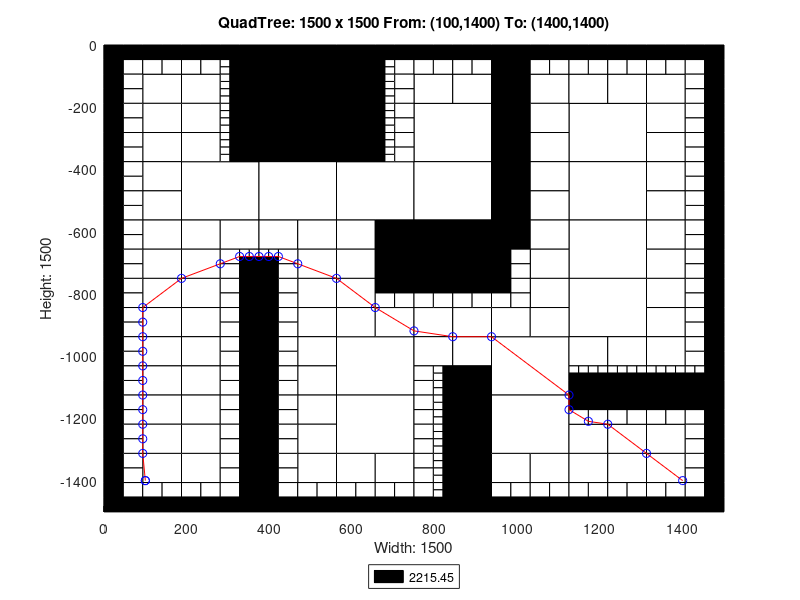

Here is the MATLAB script that generated this plot:
axis([0 1500 -1500 0]);
title('QuadTree: 1500 x 1500 From: (100,1400) To: (1400,1400)');
xlabel('Width: 1500');
ylabel('Height: 1500');
rectangle('Position',[375 -187.5 187.5 187.5], 'FaceColor',[0 0 0]);
rectangle('Position',[375 -375 187.5 187.5], 'FaceColor',[0 0 0]);
rectangle('Position',[187.5 -562.5 187.5 187.5], 'FaceColor',[1 1 1]);
rectangle('Position',[375 -562.5 187.5 187.5], 'FaceColor',[1 1 1]);
rectangle('Position',[562.5 -562.5 187.5 187.5], 'FaceColor',[1 1 1]);
rectangle('Position',[750 -375 187.5 187.5], 'FaceColor',[1 1 1]);
rectangle('Position',[1125 -375 187.5 187.5], 'FaceColor',[1 1 1]);
rectangle('Position',[750 -562.5 187.5 187.5], 'FaceColor',[1 1 1]);
rectangle('Position',[750 -750 187.5 187.5], 'FaceColor',[0 0 0]);
rectangle('Position',[1125 -562.5 187.5 187.5], 'FaceColor',[1 1 1]);
rectangle('Position',[1125 -750 187.5 187.5], 'FaceColor',[1 1 1]);
rectangle('Position',[562.5 -1125 187.5 187.5], 'FaceColor',[1 1 1]);
rectangle('Position',[562.5 -1312.5 187.5 187.5], 'FaceColor',[1 1 1]);
rectangle('Position',[937.5 -1125 187.5 187.5], 'FaceColor',[1 1 1]);
rectangle('Position',[1125 -937.5 187.5 187.5], 'FaceColor',[1 1 1]);
rectangle('Position',[937.5 -1312.5 187.5 187.5], 'FaceColor',[1 1 1]);
rectangle('Position',[93.75 -187.5 93.75 93.75], 'FaceColor',[1 1 1]);
rectangle('Position',[187.5 -187.5 93.75 93.75], 'FaceColor',[1 1 1]);
rectangle('Position',[93.75 -281.25 93.75 93.75], 'FaceColor',[1 1 1]);
rectangle('Position',[93.75 -375 93.75 93.75], 'FaceColor',[1 1 1]);
rectangle('Position',[187.5 -281.25 93.75 93.75], 'FaceColor',[1 1 1]);
rectangle('Position',[187.5 -375 93.75 93.75], 'FaceColor',[1 1 1]);
rectangle('Position',[562.5 -93.75 93.75 93.75], 'FaceColor',[0 0 0]);
rectangle('Position',[562.5 -187.5 93.75 93.75], 'FaceColor',[0 0 0]);
rectangle('Position',[562.5 -281.25 93.75 93.75], 'FaceColor',[0 0 0]);
rectangle('Position',[562.5 -375 93.75 93.75], 'FaceColor',[0 0 0]);
rectangle('Position',[93.75 -468.75 93.75 93.75], 'FaceColor',[1 1 1]);
rectangle('Position',[93.75 -562.5 93.75 93.75], 'FaceColor',[1 1 1]);
rectangle('Position',[93.75 -656.25 93.75 93.75], 'FaceColor',[1 1 1]);
rectangle('Position',[93.75 -750 93.75 93.75], 'FaceColor',[1 1 1]);
rectangle('Position',[187.5 -656.25 93.75 93.75], 'FaceColor',[1 1 1]);
rectangle('Position',[281.25 -656.25 93.75 93.75], 'FaceColor',[1 1 1]);
rectangle('Position',[187.5 -750 93.75 93.75], 'FaceColor',[1 1 1]);
rectangle('Position',[375 -656.25 93.75 93.75], 'FaceColor',[1 1 1]);
rectangle('Position',[468.75 -656.25 93.75 93.75], 'FaceColor',[1 1 1]);
rectangle('Position',[468.75 -750 93.75 93.75], 'FaceColor',[1 1 1]);
rectangle('Position',[562.5 -656.25 93.75 93.75], 'FaceColor',[1 1 1]);
rectangle('Position',[656.25 -656.25 93.75 93.75], 'FaceColor',[0 0 0]);
rectangle('Position',[562.5 -750 93.75 93.75], 'FaceColor',[1 1 1]);
rectangle('Position',[656.25 -750 93.75 93.75], 'FaceColor',[0 0 0]);
rectangle('Position',[750 -187.5 93.75 93.75], 'FaceColor',[1 1 1]);
rectangle('Position',[843.75 -187.5 93.75 93.75], 'FaceColor',[1 1 1]);
rectangle('Position',[937.5 -93.75 93.75 93.75], 'FaceColor',[0 0 0]);
rectangle('Position',[937.5 -187.5 93.75 93.75], 'FaceColor',[0 0 0]);
rectangle('Position',[1031.25 -187.5 93.75 93.75], 'FaceColor',[1 1 1]);
rectangle('Position',[937.5 -281.25 93.75 93.75], 'FaceColor',[0 0 0]);
rectangle('Position',[1031.25 -281.25 93.75 93.75], 'FaceColor',[1 1 1]);
rectangle('Position',[937.5 -375 93.75 93.75], 'FaceColor',[0 0 0]);
rectangle('Position',[1031.25 -375 93.75 93.75], 'FaceColor',[1 1 1]);
rectangle('Position',[1125 -187.5 93.75 93.75], 'FaceColor',[1 1 1]);
rectangle('Position',[1218.75 -187.5 93.75 93.75], 'FaceColor',[1 1 1]);
rectangle('Position',[1312.5 -187.5 93.75 93.75], 'FaceColor',[1 1 1]);
rectangle('Position',[1312.5 -281.25 93.75 93.75], 'FaceColor',[1 1 1]);
rectangle('Position',[1312.5 -375 93.75 93.75], 'FaceColor',[1 1 1]);
rectangle('Position',[937.5 -468.75 93.75 93.75], 'FaceColor',[0 0 0]);
rectangle('Position',[1031.25 -468.75 93.75 93.75], 'FaceColor',[1 1 1]);
rectangle('Position',[937.5 -562.5 93.75 93.75], 'FaceColor',[0 0 0]);
rectangle('Position',[1031.25 -562.5 93.75 93.75], 'FaceColor',[1 1 1]);
rectangle('Position',[937.5 -656.25 93.75 93.75], 'FaceColor',[0 0 0]);
rectangle('Position',[1031.25 -656.25 93.75 93.75], 'FaceColor',[1 1 1]);
rectangle('Position',[1031.25 -750 93.75 93.75], 'FaceColor',[1 1 1]);
rectangle('Position',[1312.5 -468.75 93.75 93.75], 'FaceColor',[1 1 1]);
rectangle('Position',[1312.5 -562.5 93.75 93.75], 'FaceColor',[1 1 1]);
rectangle('Position',[1312.5 -656.25 93.75 93.75], 'FaceColor',[1 1 1]);
rectangle('Position',[1312.5 -750 93.75 93.75], 'FaceColor',[1 1 1]);
rectangle('Position',[93.75 -843.75 93.75 93.75], 'FaceColor',[1 1 1]);
rectangle('Position',[93.75 -937.5 93.75 93.75], 'FaceColor',[1 1 1]);
rectangle('Position',[187.5 -843.75 93.75 93.75], 'FaceColor',[1 1 1]);
rectangle('Position',[187.5 -937.5 93.75 93.75], 'FaceColor',[1 1 1]);
rectangle('Position',[93.75 -1031.25 93.75 93.75], 'FaceColor',[1 1 1]);
rectangle('Position',[93.75 -1125 93.75 93.75], 'FaceColor',[1 1 1]);
rectangle('Position',[187.5 -1031.25 93.75 93.75], 'FaceColor',[1 1 1]);
rectangle('Position',[187.5 -1125 93.75 93.75], 'FaceColor',[1 1 1]);
rectangle('Position',[468.75 -843.75 93.75 93.75], 'FaceColor',[1 1 1]);
rectangle('Position',[468.75 -937.5 93.75 93.75], 'FaceColor',[1 1 1]);
rectangle('Position',[562.5 -843.75 93.75 93.75], 'FaceColor',[1 1 1]);
rectangle('Position',[562.5 -937.5 93.75 93.75], 'FaceColor',[1 1 1]);
rectangle('Position',[656.25 -937.5 93.75 93.75], 'FaceColor',[1 1 1]);
rectangle('Position',[468.75 -1031.25 93.75 93.75], 'FaceColor',[1 1 1]);
rectangle('Position',[468.75 -1125 93.75 93.75], 'FaceColor',[1 1 1]);
rectangle('Position',[93.75 -1218.75 93.75 93.75], 'FaceColor',[1 1 1]);
rectangle('Position',[93.75 -1312.5 93.75 93.75], 'FaceColor',[1 1 1]);
rectangle('Position',[187.5 -1218.75 93.75 93.75], 'FaceColor',[1 1 1]);
rectangle('Position',[187.5 -1312.5 93.75 93.75], 'FaceColor',[1 1 1]);
rectangle('Position',[93.75 -1406.25 93.75 93.75], 'FaceColor',[1 1 1]);
rectangle('Position',[187.5 -1406.25 93.75 93.75], 'FaceColor',[1 1 1]);
rectangle('Position',[468.75 -1218.75 93.75 93.75], 'FaceColor',[1 1 1]);
rectangle('Position',[468.75 -1312.5 93.75 93.75], 'FaceColor',[1 1 1]);
rectangle('Position',[468.75 -1406.25 93.75 93.75], 'FaceColor',[1 1 1]);
rectangle('Position',[562.5 -1406.25 93.75 93.75], 'FaceColor',[1 1 1]);
rectangle('Position',[656.25 -1406.25 93.75 93.75], 'FaceColor',[1 1 1]);
rectangle('Position',[750 -937.5 93.75 93.75], 'FaceColor',[1 1 1]);
rectangle('Position',[843.75 -937.5 93.75 93.75], 'FaceColor',[1 1 1]);
rectangle('Position',[1031.25 -843.75 93.75 93.75], 'FaceColor',[1 1 1]);
rectangle('Position',[937.5 -937.5 93.75 93.75], 'FaceColor',[1 1 1]);
rectangle('Position',[1031.25 -937.5 93.75 93.75], 'FaceColor',[1 1 1]);
rectangle('Position',[750 -1031.25 93.75 93.75], 'FaceColor',[1 1 1]);
rectangle('Position',[843.75 -1031.25 93.75 93.75], 'FaceColor',[1 1 1]);
rectangle('Position',[843.75 -1125 93.75 93.75], 'FaceColor',[0 0 0]);
rectangle('Position',[1312.5 -843.75 93.75 93.75], 'FaceColor',[1 1 1]);
rectangle('Position',[1312.5 -937.5 93.75 93.75], 'FaceColor',[1 1 1]);
rectangle('Position',[1125 -1031.25 93.75 93.75], 'FaceColor',[1 1 1]);
rectangle('Position',[1218.75 -1031.25 93.75 93.75], 'FaceColor',[1 1 1]);
rectangle('Position',[1312.5 -1031.25 93.75 93.75], 'FaceColor',[1 1 1]);
rectangle('Position',[843.75 -1218.75 93.75 93.75], 'FaceColor',[0 0 0]);
rectangle('Position',[843.75 -1312.5 93.75 93.75], 'FaceColor',[0 0 0]);
rectangle('Position',[843.75 -1406.25 93.75 93.75], 'FaceColor',[0 0 0]);
rectangle('Position',[843.75 -1500 93.75 93.75], 'FaceColor',[0 0 0]);
rectangle('Position',[937.5 -1406.25 93.75 93.75], 'FaceColor',[1 1 1]);
rectangle('Position',[1031.25 -1406.25 93.75 93.75], 'FaceColor',[1 1 1]);
rectangle('Position',[1125 -1312.5 93.75 93.75], 'FaceColor',[1 1 1]);
rectangle('Position',[1218.75 -1312.5 93.75 93.75], 'FaceColor',[1 1 1]);
rectangle('Position',[1312.5 -1312.5 93.75 93.75], 'FaceColor',[1 1 1]);
rectangle('Position',[1125 -1406.25 93.75 93.75], 'FaceColor',[1 1 1]);
rectangle('Position',[1218.75 -1406.25 93.75 93.75], 'FaceColor',[1 1 1]);
rectangle('Position',[1312.5 -1406.25 93.75 93.75], 'FaceColor',[1 1 1]);
rectangle('Position',[0 -46.875 46.875 46.875], 'FaceColor',[0 0 0]);
rectangle('Position',[46.875 -46.875 46.875 46.875], 'FaceColor',[0 0 0]);
rectangle('Position',[0 -93.75 46.875 46.875], 'FaceColor',[0 0 0]);
rectangle('Position',[46.875 -93.75 46.875 46.875], 'FaceColor',[1 1 1]);
rectangle('Position',[93.75 -46.875 46.875 46.875], 'FaceColor',[0 0 0]);
rectangle('Position',[140.625 -46.875 46.875 46.875], 'FaceColor',[0 0 0]);
rectangle('Position',[93.75 -93.75 46.875 46.875], 'FaceColor',[1 1 1]);
rectangle('Position',[140.625 -93.75 46.875 46.875], 'FaceColor',[1 1 1]);
rectangle('Position',[0 -140.625 46.875 46.875], 'FaceColor',[0 0 0]);
rectangle('Position',[46.875 -140.625 46.875 46.875], 'FaceColor',[1 1 1]);
rectangle('Position',[0 -187.5 46.875 46.875], 'FaceColor',[0 0 0]);
rectangle('Position',[46.875 -187.5 46.875 46.875], 'FaceColor',[1 1 1]);
rectangle('Position',[187.5 -46.875 46.875 46.875], 'FaceColor',[0 0 0]);
rectangle('Position',[234.375 -46.875 46.875 46.875], 'FaceColor',[0 0 0]);
rectangle('Position',[187.5 -93.75 46.875 46.875], 'FaceColor',[1 1 1]);
rectangle('Position',[234.375 -93.75 46.875 46.875], 'FaceColor',[1 1 1]);
rectangle('Position',[281.25 -46.875 46.875 46.875], 'FaceColor',[0 0 0]);
rectangle('Position',[328.125 -46.875 46.875 46.875], 'FaceColor',[0 0 0]);
rectangle('Position',[328.125 -93.75 46.875 46.875], 'FaceColor',[0 0 0]);
rectangle('Position',[328.125 -140.625 46.875 46.875], 'FaceColor',[0 0 0]);
rectangle('Position',[328.125 -187.5 46.875 46.875], 'FaceColor',[0 0 0]);
rectangle('Position',[0 -234.375 46.875 46.875], 'FaceColor',[0 0 0]);
rectangle('Position',[46.875 -234.375 46.875 46.875], 'FaceColor',[1 1 1]);
rectangle('Position',[0 -281.25 46.875 46.875], 'FaceColor',[0 0 0]);
rectangle('Position',[46.875 -281.25 46.875 46.875], 'FaceColor',[1 1 1]);
rectangle('Position',[0 -328.125 46.875 46.875], 'FaceColor',[0 0 0]);
rectangle('Position',[46.875 -328.125 46.875 46.875], 'FaceColor',[1 1 1]);
rectangle('Position',[0 -375 46.875 46.875], 'FaceColor',[0 0 0]);
rectangle('Position',[46.875 -375 46.875 46.875], 'FaceColor',[1 1 1]);
rectangle('Position',[328.125 -234.375 46.875 46.875], 'FaceColor',[0 0 0]);
rectangle('Position',[328.125 -281.25 46.875 46.875], 'FaceColor',[0 0 0]);
rectangle('Position',[328.125 -328.125 46.875 46.875], 'FaceColor',[0 0 0]);
rectangle('Position',[328.125 -375 46.875 46.875], 'FaceColor',[0 0 0]);
rectangle('Position',[656.25 -46.875 46.875 46.875], 'FaceColor',[0 0 0]);
rectangle('Position',[703.125 -46.875 46.875 46.875], 'FaceColor',[0 0 0]);
rectangle('Position',[703.125 -93.75 46.875 46.875], 'FaceColor',[1 1 1]);
rectangle('Position',[703.125 -140.625 46.875 46.875], 'FaceColor',[1 1 1]);
rectangle('Position',[703.125 -187.5 46.875 46.875], 'FaceColor',[1 1 1]);
rectangle('Position',[703.125 -234.375 46.875 46.875], 'FaceColor',[1 1 1]);
rectangle('Position',[703.125 -281.25 46.875 46.875], 'FaceColor',[1 1 1]);
rectangle('Position',[703.125 -328.125 46.875 46.875], 'FaceColor',[1 1 1]);
rectangle('Position',[703.125 -375 46.875 46.875], 'FaceColor',[1 1 1]);
rectangle('Position',[0 -421.875 46.875 46.875], 'FaceColor',[0 0 0]);
rectangle('Position',[46.875 -421.875 46.875 46.875], 'FaceColor',[1 1 1]);
rectangle('Position',[0 -468.75 46.875 46.875], 'FaceColor',[0 0 0]);
rectangle('Position',[46.875 -468.75 46.875 46.875], 'FaceColor',[1 1 1]);
rectangle('Position',[0 -515.625 46.875 46.875], 'FaceColor',[0 0 0]);
rectangle('Position',[46.875 -515.625 46.875 46.875], 'FaceColor',[1 1 1]);
rectangle('Position',[0 -562.5 46.875 46.875], 'FaceColor',[0 0 0]);
rectangle('Position',[46.875 -562.5 46.875 46.875], 'FaceColor',[1 1 1]);
rectangle('Position',[0 -609.375 46.875 46.875], 'FaceColor',[0 0 0]);
rectangle('Position',[46.875 -609.375 46.875 46.875], 'FaceColor',[1 1 1]);
rectangle('Position',[0 -656.25 46.875 46.875], 'FaceColor',[0 0 0]);
rectangle('Position',[46.875 -656.25 46.875 46.875], 'FaceColor',[1 1 1]);
rectangle('Position',[0 -703.125 46.875 46.875], 'FaceColor',[0 0 0]);
rectangle('Position',[46.875 -703.125 46.875 46.875], 'FaceColor',[1 1 1]);
rectangle('Position',[0 -750 46.875 46.875], 'FaceColor',[0 0 0]);
rectangle('Position',[46.875 -750 46.875 46.875], 'FaceColor',[1 1 1]);
rectangle('Position',[281.25 -703.125 46.875 46.875], 'FaceColor',[1 1 1]);
rectangle('Position',[281.25 -750 46.875 46.875], 'FaceColor',[1 1 1]);
rectangle('Position',[328.125 -750 46.875 46.875], 'FaceColor',[0 0 0]);
rectangle('Position',[421.875 -703.125 46.875 46.875], 'FaceColor',[1 1 1]);
rectangle('Position',[375 -750 46.875 46.875], 'FaceColor',[0 0 0]);
rectangle('Position',[421.875 -750 46.875 46.875], 'FaceColor',[1 1 1]);
rectangle('Position',[750 -46.875 46.875 46.875], 'FaceColor',[0 0 0]);
rectangle('Position',[796.875 -46.875 46.875 46.875], 'FaceColor',[0 0 0]);
rectangle('Position',[750 -93.75 46.875 46.875], 'FaceColor',[1 1 1]);
rectangle('Position',[796.875 -93.75 46.875 46.875], 'FaceColor',[1 1 1]);
rectangle('Position',[843.75 -46.875 46.875 46.875], 'FaceColor',[0 0 0]);
rectangle('Position',[890.625 -46.875 46.875 46.875], 'FaceColor',[0 0 0]);
rectangle('Position',[843.75 -93.75 46.875 46.875], 'FaceColor',[1 1 1]);
rectangle('Position',[890.625 -93.75 46.875 46.875], 'FaceColor',[1 1 1]);
rectangle('Position',[1031.25 -46.875 46.875 46.875], 'FaceColor',[0 0 0]);
rectangle('Position',[1078.12 -46.875 46.875 46.875], 'FaceColor',[0 0 0]);
rectangle('Position',[1031.25 -93.75 46.875 46.875], 'FaceColor',[1 1 1]);
rectangle('Position',[1078.12 -93.75 46.875 46.875], 'FaceColor',[1 1 1]);
rectangle('Position',[1125 -46.875 46.875 46.875], 'FaceColor',[0 0 0]);
rectangle('Position',[1171.88 -46.875 46.875 46.875], 'FaceColor',[0 0 0]);
rectangle('Position',[1125 -93.75 46.875 46.875], 'FaceColor',[1 1 1]);
rectangle('Position',[1171.88 -93.75 46.875 46.875], 'FaceColor',[1 1 1]);
rectangle('Position',[1218.75 -46.875 46.875 46.875], 'FaceColor',[0 0 0]);
rectangle('Position',[1265.62 -46.875 46.875 46.875], 'FaceColor',[0 0 0]);
rectangle('Position',[1218.75 -93.75 46.875 46.875], 'FaceColor',[1 1 1]);
rectangle('Position',[1265.62 -93.75 46.875 46.875], 'FaceColor',[1 1 1]);
rectangle('Position',[1312.5 -46.875 46.875 46.875], 'FaceColor',[0 0 0]);
rectangle('Position',[1359.38 -46.875 46.875 46.875], 'FaceColor',[0 0 0]);
rectangle('Position',[1312.5 -93.75 46.875 46.875], 'FaceColor',[1 1 1]);
rectangle('Position',[1359.38 -93.75 46.875 46.875], 'FaceColor',[1 1 1]);
rectangle('Position',[1406.25 -46.875 46.875 46.875], 'FaceColor',[0 0 0]);
rectangle('Position',[1453.12 -46.875 46.875 46.875], 'FaceColor',[0 0 0]);
rectangle('Position',[1406.25 -93.75 46.875 46.875], 'FaceColor',[1 1 1]);
rectangle('Position',[1453.12 -93.75 46.875 46.875], 'FaceColor',[0 0 0]);
rectangle('Position',[1406.25 -140.625 46.875 46.875], 'FaceColor',[1 1 1]);
rectangle('Position',[1453.12 -140.625 46.875 46.875], 'FaceColor',[0 0 0]);
rectangle('Position',[1406.25 -187.5 46.875 46.875], 'FaceColor',[1 1 1]);
rectangle('Position',[1453.12 -187.5 46.875 46.875], 'FaceColor',[0 0 0]);
rectangle('Position',[1406.25 -234.375 46.875 46.875], 'FaceColor',[1 1 1]);
rectangle('Position',[1453.12 -234.375 46.875 46.875], 'FaceColor',[0 0 0]);
rectangle('Position',[1406.25 -281.25 46.875 46.875], 'FaceColor',[1 1 1]);
rectangle('Position',[1453.12 -281.25 46.875 46.875], 'FaceColor',[0 0 0]);
rectangle('Position',[1406.25 -328.125 46.875 46.875], 'FaceColor',[1 1 1]);
rectangle('Position',[1453.12 -328.125 46.875 46.875], 'FaceColor',[0 0 0]);
rectangle('Position',[1406.25 -375 46.875 46.875], 'FaceColor',[1 1 1]);
rectangle('Position',[1453.12 -375 46.875 46.875], 'FaceColor',[0 0 0]);
rectangle('Position',[937.5 -703.125 46.875 46.875], 'FaceColor',[0 0 0]);
rectangle('Position',[984.375 -703.125 46.875 46.875], 'FaceColor',[1 1 1]);
rectangle('Position',[937.5 -750 46.875 46.875], 'FaceColor',[0 0 0]);
rectangle('Position',[984.375 -750 46.875 46.875], 'FaceColor',[1 1 1]);
rectangle('Position',[1406.25 -421.875 46.875 46.875], 'FaceColor',[1 1 1]);
rectangle('Position',[1453.12 -421.875 46.875 46.875], 'FaceColor',[0 0 0]);
rectangle('Position',[1406.25 -468.75 46.875 46.875], 'FaceColor',[1 1 1]);
rectangle('Position',[1453.12 -468.75 46.875 46.875], 'FaceColor',[0 0 0]);
rectangle('Position',[1406.25 -515.625 46.875 46.875], 'FaceColor',[1 1 1]);
rectangle('Position',[1453.12 -515.625 46.875 46.875], 'FaceColor',[0 0 0]);
rectangle('Position',[1406.25 -562.5 46.875 46.875], 'FaceColor',[1 1 1]);
rectangle('Position',[1453.12 -562.5 46.875 46.875], 'FaceColor',[0 0 0]);
rectangle('Position',[1406.25 -609.375 46.875 46.875], 'FaceColor',[1 1 1]);
rectangle('Position',[1453.12 -609.375 46.875 46.875], 'FaceColor',[0 0 0]);
rectangle('Position',[1406.25 -656.25 46.875 46.875], 'FaceColor',[1 1 1]);
rectangle('Position',[1453.12 -656.25 46.875 46.875], 'FaceColor',[0 0 0]);
rectangle('Position',[1406.25 -703.125 46.875 46.875], 'FaceColor',[1 1 1]);
rectangle('Position',[1453.12 -703.125 46.875 46.875], 'FaceColor',[0 0 0]);
rectangle('Position',[1406.25 -750 46.875 46.875], 'FaceColor',[1 1 1]);
rectangle('Position',[1453.12 -750 46.875 46.875], 'FaceColor',[0 0 0]);
rectangle('Position',[0 -796.875 46.875 46.875], 'FaceColor',[0 0 0]);
rectangle('Position',[46.875 -796.875 46.875 46.875], 'FaceColor',[1 1 1]);
rectangle('Position',[0 -843.75 46.875 46.875], 'FaceColor',[0 0 0]);
rectangle('Position',[46.875 -843.75 46.875 46.875], 'FaceColor',[1 1 1]);
rectangle('Position',[0 -890.625 46.875 46.875], 'FaceColor',[0 0 0]);
rectangle('Position',[46.875 -890.625 46.875 46.875], 'FaceColor',[1 1 1]);
rectangle('Position',[0 -937.5 46.875 46.875], 'FaceColor',[0 0 0]);
rectangle('Position',[46.875 -937.5 46.875 46.875], 'FaceColor',[1 1 1]);
rectangle('Position',[281.25 -796.875 46.875 46.875], 'FaceColor',[1 1 1]);
rectangle('Position',[328.125 -796.875 46.875 46.875], 'FaceColor',[0 0 0]);
rectangle('Position',[281.25 -843.75 46.875 46.875], 'FaceColor',[1 1 1]);
rectangle('Position',[328.125 -843.75 46.875 46.875], 'FaceColor',[0 0 0]);
rectangle('Position',[281.25 -890.625 46.875 46.875], 'FaceColor',[1 1 1]);
rectangle('Position',[328.125 -890.625 46.875 46.875], 'FaceColor',[0 0 0]);
rectangle('Position',[281.25 -937.5 46.875 46.875], 'FaceColor',[1 1 1]);
rectangle('Position',[328.125 -937.5 46.875 46.875], 'FaceColor',[0 0 0]);
rectangle('Position',[0 -984.375 46.875 46.875], 'FaceColor',[0 0 0]);
rectangle('Position',[46.875 -984.375 46.875 46.875], 'FaceColor',[1 1 1]);
rectangle('Position',[0 -1031.25 46.875 46.875], 'FaceColor',[0 0 0]);
rectangle('Position',[46.875 -1031.25 46.875 46.875], 'FaceColor',[1 1 1]);
rectangle('Position',[0 -1078.12 46.875 46.875], 'FaceColor',[0 0 0]);
rectangle('Position',[46.875 -1078.12 46.875 46.875], 'FaceColor',[1 1 1]);
rectangle('Position',[0 -1125 46.875 46.875], 'FaceColor',[0 0 0]);
rectangle('Position',[46.875 -1125 46.875 46.875], 'FaceColor',[1 1 1]);
rectangle('Position',[281.25 -984.375 46.875 46.875], 'FaceColor',[1 1 1]);
rectangle('Position',[328.125 -984.375 46.875 46.875], 'FaceColor',[0 0 0]);
rectangle('Position',[281.25 -1031.25 46.875 46.875], 'FaceColor',[1 1 1]);
rectangle('Position',[328.125 -1031.25 46.875 46.875], 'FaceColor',[0 0 0]);
rectangle('Position',[281.25 -1078.12 46.875 46.875], 'FaceColor',[1 1 1]);
rectangle('Position',[328.125 -1078.12 46.875 46.875], 'FaceColor',[0 0 0]);
rectangle('Position',[281.25 -1125 46.875 46.875], 'FaceColor',[1 1 1]);
rectangle('Position',[328.125 -1125 46.875 46.875], 'FaceColor',[0 0 0]);
rectangle('Position',[375 -796.875 46.875 46.875], 'FaceColor',[0 0 0]);
rectangle('Position',[421.875 -796.875 46.875 46.875], 'FaceColor',[1 1 1]);
rectangle('Position',[375 -843.75 46.875 46.875], 'FaceColor',[0 0 0]);
rectangle('Position',[421.875 -843.75 46.875 46.875], 'FaceColor',[1 1 1]);
rectangle('Position',[375 -890.625 46.875 46.875], 'FaceColor',[0 0 0]);
rectangle('Position',[421.875 -890.625 46.875 46.875], 'FaceColor',[1 1 1]);
rectangle('Position',[375 -937.5 46.875 46.875], 'FaceColor',[0 0 0]);
rectangle('Position',[421.875 -937.5 46.875 46.875], 'FaceColor',[1 1 1]);
rectangle('Position',[656.25 -796.875 46.875 46.875], 'FaceColor',[0 0 0]);
rectangle('Position',[703.125 -796.875 46.875 46.875], 'FaceColor',[0 0 0]);
rectangle('Position',[656.25 -843.75 46.875 46.875], 'FaceColor',[1 1 1]);
rectangle('Position',[703.125 -843.75 46.875 46.875], 'FaceColor',[1 1 1]);
rectangle('Position',[375 -984.375 46.875 46.875], 'FaceColor',[0 0 0]);
rectangle('Position',[421.875 -984.375 46.875 46.875], 'FaceColor',[1 1 1]);
rectangle('Position',[375 -1031.25 46.875 46.875], 'FaceColor',[0 0 0]);
rectangle('Position',[421.875 -1031.25 46.875 46.875], 'FaceColor',[1 1 1]);
rectangle('Position',[375 -1078.12 46.875 46.875], 'FaceColor',[0 0 0]);
rectangle('Position',[421.875 -1078.12 46.875 46.875], 'FaceColor',[1 1 1]);
rectangle('Position',[375 -1125 46.875 46.875], 'FaceColor',[0 0 0]);
rectangle('Position',[421.875 -1125 46.875 46.875], 'FaceColor',[1 1 1]);
rectangle('Position',[0 -1171.88 46.875 46.875], 'FaceColor',[0 0 0]);
rectangle('Position',[46.875 -1171.88 46.875 46.875], 'FaceColor',[1 1 1]);
rectangle('Position',[0 -1218.75 46.875 46.875], 'FaceColor',[0 0 0]);
rectangle('Position',[46.875 -1218.75 46.875 46.875], 'FaceColor',[1 1 1]);
rectangle('Position',[0 -1265.62 46.875 46.875], 'FaceColor',[0 0 0]);
rectangle('Position',[46.875 -1265.62 46.875 46.875], 'FaceColor',[1 1 1]);
rectangle('Position',[0 -1312.5 46.875 46.875], 'FaceColor',[0 0 0]);
rectangle('Position',[46.875 -1312.5 46.875 46.875], 'FaceColor',[1 1 1]);
rectangle('Position',[281.25 -1171.88 46.875 46.875], 'FaceColor',[1 1 1]);
rectangle('Position',[328.125 -1171.88 46.875 46.875], 'FaceColor',[0 0 0]);
rectangle('Position',[281.25 -1218.75 46.875 46.875], 'FaceColor',[1 1 1]);
rectangle('Position',[328.125 -1218.75 46.875 46.875], 'FaceColor',[0 0 0]);
rectangle('Position',[281.25 -1265.62 46.875 46.875], 'FaceColor',[1 1 1]);
rectangle('Position',[328.125 -1265.62 46.875 46.875], 'FaceColor',[0 0 0]);
rectangle('Position',[281.25 -1312.5 46.875 46.875], 'FaceColor',[1 1 1]);
rectangle('Position',[328.125 -1312.5 46.875 46.875], 'FaceColor',[0 0 0]);
rectangle('Position',[0 -1359.38 46.875 46.875], 'FaceColor',[0 0 0]);
rectangle('Position',[46.875 -1359.38 46.875 46.875], 'FaceColor',[1 1 1]);
rectangle('Position',[0 -1406.25 46.875 46.875], 'FaceColor',[0 0 0]);
rectangle('Position',[46.875 -1406.25 46.875 46.875], 'FaceColor',[1 1 1]);
rectangle('Position',[0 -1453.12 46.875 46.875], 'FaceColor',[0 0 0]);
rectangle('Position',[46.875 -1453.12 46.875 46.875], 'FaceColor',[1 1 1]);
rectangle('Position',[0 -1500 46.875 46.875], 'FaceColor',[0 0 0]);
rectangle('Position',[46.875 -1500 46.875 46.875], 'FaceColor',[0 0 0]);
rectangle('Position',[93.75 -1453.12 46.875 46.875], 'FaceColor',[1 1 1]);
rectangle('Position',[140.625 -1453.12 46.875 46.875], 'FaceColor',[1 1 1]);
rectangle('Position',[93.75 -1500 46.875 46.875], 'FaceColor',[0 0 0]);
rectangle('Position',[140.625 -1500 46.875 46.875], 'FaceColor',[0 0 0]);
rectangle('Position',[281.25 -1359.38 46.875 46.875], 'FaceColor',[1 1 1]);
rectangle('Position',[328.125 -1359.38 46.875 46.875], 'FaceColor',[0 0 0]);
rectangle('Position',[281.25 -1406.25 46.875 46.875], 'FaceColor',[1 1 1]);
rectangle('Position',[328.125 -1406.25 46.875 46.875], 'FaceColor',[0 0 0]);
rectangle('Position',[187.5 -1453.12 46.875 46.875], 'FaceColor',[1 1 1]);
rectangle('Position',[234.375 -1453.12 46.875 46.875], 'FaceColor',[1 1 1]);
rectangle('Position',[187.5 -1500 46.875 46.875], 'FaceColor',[0 0 0]);
rectangle('Position',[234.375 -1500 46.875 46.875], 'FaceColor',[0 0 0]);
rectangle('Position',[281.25 -1453.12 46.875 46.875], 'FaceColor',[1 1 1]);
rectangle('Position',[328.125 -1453.12 46.875 46.875], 'FaceColor',[0 0 0]);
rectangle('Position',[281.25 -1500 46.875 46.875], 'FaceColor',[0 0 0]);
rectangle('Position',[328.125 -1500 46.875 46.875], 'FaceColor',[0 0 0]);
rectangle('Position',[375 -1171.88 46.875 46.875], 'FaceColor',[0 0 0]);
rectangle('Position',[421.875 -1171.88 46.875 46.875], 'FaceColor',[1 1 1]);
rectangle('Position',[375 -1218.75 46.875 46.875], 'FaceColor',[0 0 0]);
rectangle('Position',[421.875 -1218.75 46.875 46.875], 'FaceColor',[1 1 1]);
rectangle('Position',[375 -1265.62 46.875 46.875], 'FaceColor',[0 0 0]);
rectangle('Position',[421.875 -1265.62 46.875 46.875], 'FaceColor',[1 1 1]);
rectangle('Position',[375 -1312.5 46.875 46.875], 'FaceColor',[0 0 0]);
rectangle('Position',[421.875 -1312.5 46.875 46.875], 'FaceColor',[1 1 1]);
rectangle('Position',[375 -1359.38 46.875 46.875], 'FaceColor',[0 0 0]);
rectangle('Position',[421.875 -1359.38 46.875 46.875], 'FaceColor',[1 1 1]);
rectangle('Position',[375 -1406.25 46.875 46.875], 'FaceColor',[0 0 0]);
rectangle('Position',[421.875 -1406.25 46.875 46.875], 'FaceColor',[1 1 1]);
rectangle('Position',[375 -1453.12 46.875 46.875], 'FaceColor',[0 0 0]);
rectangle('Position',[421.875 -1453.12 46.875 46.875], 'FaceColor',[1 1 1]);
rectangle('Position',[375 -1500 46.875 46.875], 'FaceColor',[0 0 0]);
rectangle('Position',[421.875 -1500 46.875 46.875], 'FaceColor',[0 0 0]);
rectangle('Position',[468.75 -1453.12 46.875 46.875], 'FaceColor',[1 1 1]);
rectangle('Position',[515.625 -1453.12 46.875 46.875], 'FaceColor',[1 1 1]);
rectangle('Position',[468.75 -1500 46.875 46.875], 'FaceColor',[0 0 0]);
rectangle('Position',[515.625 -1500 46.875 46.875], 'FaceColor',[0 0 0]);
rectangle('Position',[562.5 -1453.12 46.875 46.875], 'FaceColor',[1 1 1]);
rectangle('Position',[609.375 -1453.12 46.875 46.875], 'FaceColor',[1 1 1]);
rectangle('Position',[562.5 -1500 46.875 46.875], 'FaceColor',[0 0 0]);
rectangle('Position',[609.375 -1500 46.875 46.875], 'FaceColor',[0 0 0]);
rectangle('Position',[656.25 -1453.12 46.875 46.875], 'FaceColor',[1 1 1]);
rectangle('Position',[703.125 -1453.12 46.875 46.875], 'FaceColor',[1 1 1]);
rectangle('Position',[656.25 -1500 46.875 46.875], 'FaceColor',[0 0 0]);
rectangle('Position',[703.125 -1500 46.875 46.875], 'FaceColor',[0 0 0]);
rectangle('Position',[750 -796.875 46.875 46.875], 'FaceColor',[0 0 0]);
rectangle('Position',[796.875 -796.875 46.875 46.875], 'FaceColor',[0 0 0]);
rectangle('Position',[750 -843.75 46.875 46.875], 'FaceColor',[1 1 1]);
rectangle('Position',[796.875 -843.75 46.875 46.875], 'FaceColor',[1 1 1]);
rectangle('Position',[843.75 -796.875 46.875 46.875], 'FaceColor',[0 0 0]);
rectangle('Position',[890.625 -796.875 46.875 46.875], 'FaceColor',[0 0 0]);
rectangle('Position',[843.75 -843.75 46.875 46.875], 'FaceColor',[1 1 1]);
rectangle('Position',[890.625 -843.75 46.875 46.875], 'FaceColor',[1 1 1]);
rectangle('Position',[937.5 -796.875 46.875 46.875], 'FaceColor',[0 0 0]);
rectangle('Position',[984.375 -796.875 46.875 46.875], 'FaceColor',[1 1 1]);
rectangle('Position',[937.5 -843.75 46.875 46.875], 'FaceColor',[1 1 1]);
rectangle('Position',[984.375 -843.75 46.875 46.875], 'FaceColor',[1 1 1]);
rectangle('Position',[750 -1078.12 46.875 46.875], 'FaceColor',[1 1 1]);
rectangle('Position',[750 -1125 46.875 46.875], 'FaceColor',[1 1 1]);
rectangle('Position',[1406.25 -796.875 46.875 46.875], 'FaceColor',[1 1 1]);
rectangle('Position',[1453.12 -796.875 46.875 46.875], 'FaceColor',[0 0 0]);
rectangle('Position',[1406.25 -843.75 46.875 46.875], 'FaceColor',[1 1 1]);
rectangle('Position',[1453.12 -843.75 46.875 46.875], 'FaceColor',[0 0 0]);
rectangle('Position',[1406.25 -890.625 46.875 46.875], 'FaceColor',[1 1 1]);
rectangle('Position',[1453.12 -890.625 46.875 46.875], 'FaceColor',[0 0 0]);
rectangle('Position',[1406.25 -937.5 46.875 46.875], 'FaceColor',[1 1 1]);
rectangle('Position',[1453.12 -937.5 46.875 46.875], 'FaceColor',[0 0 0]);
rectangle('Position',[1125 -1125 46.875 46.875], 'FaceColor',[0 0 0]);
rectangle('Position',[1171.88 -1125 46.875 46.875], 'FaceColor',[0 0 0]);
rectangle('Position',[1218.75 -1125 46.875 46.875], 'FaceColor',[0 0 0]);
rectangle('Position',[1265.62 -1125 46.875 46.875], 'FaceColor',[0 0 0]);
rectangle('Position',[1406.25 -984.375 46.875 46.875], 'FaceColor',[1 1 1]);
rectangle('Position',[1453.12 -984.375 46.875 46.875], 'FaceColor',[0 0 0]);
rectangle('Position',[1406.25 -1031.25 46.875 46.875], 'FaceColor',[1 1 1]);
rectangle('Position',[1453.12 -1031.25 46.875 46.875], 'FaceColor',[0 0 0]);
rectangle('Position',[1312.5 -1125 46.875 46.875], 'FaceColor',[0 0 0]);
rectangle('Position',[1359.38 -1125 46.875 46.875], 'FaceColor',[0 0 0]);
rectangle('Position',[1453.12 -1078.12 46.875 46.875], 'FaceColor',[0 0 0]);
rectangle('Position',[1406.25 -1125 46.875 46.875], 'FaceColor',[0 0 0]);
rectangle('Position',[1453.12 -1125 46.875 46.875], 'FaceColor',[0 0 0]);
rectangle('Position',[750 -1171.88 46.875 46.875], 'FaceColor',[1 1 1]);
rectangle('Position',[750 -1218.75 46.875 46.875], 'FaceColor',[1 1 1]);
rectangle('Position',[750 -1265.62 46.875 46.875], 'FaceColor',[1 1 1]);
rectangle('Position',[750 -1312.5 46.875 46.875], 'FaceColor',[1 1 1]);
rectangle('Position',[750 -1359.38 46.875 46.875], 'FaceColor',[1 1 1]);
rectangle('Position',[750 -1406.25 46.875 46.875], 'FaceColor',[1 1 1]);
rectangle('Position',[750 -1453.12 46.875 46.875], 'FaceColor',[1 1 1]);
rectangle('Position',[750 -1500 46.875 46.875], 'FaceColor',[0 0 0]);
rectangle('Position',[796.875 -1500 46.875 46.875], 'FaceColor',[0 0 0]);
rectangle('Position',[937.5 -1453.12 46.875 46.875], 'FaceColor',[1 1 1]);
rectangle('Position',[984.375 -1453.12 46.875 46.875], 'FaceColor',[1 1 1]);
rectangle('Position',[937.5 -1500 46.875 46.875], 'FaceColor',[0 0 0]);
rectangle('Position',[984.375 -1500 46.875 46.875], 'FaceColor',[0 0 0]);
rectangle('Position',[1031.25 -1453.12 46.875 46.875], 'FaceColor',[1 1 1]);
rectangle('Position',[1078.12 -1453.12 46.875 46.875], 'FaceColor',[1 1 1]);
rectangle('Position',[1031.25 -1500 46.875 46.875], 'FaceColor',[0 0 0]);
rectangle('Position',[1078.12 -1500 46.875 46.875], 'FaceColor',[0 0 0]);
rectangle('Position',[1125 -1171.88 46.875 46.875], 'FaceColor',[0 0 0]);
rectangle('Position',[1171.88 -1171.88 46.875 46.875], 'FaceColor',[0 0 0]);
rectangle('Position',[1125 -1218.75 46.875 46.875], 'FaceColor',[1 1 1]);
rectangle('Position',[1171.88 -1218.75 46.875 46.875], 'FaceColor',[1 1 1]);
rectangle('Position',[1218.75 -1171.88 46.875 46.875], 'FaceColor',[0 0 0]);
rectangle('Position',[1265.62 -1171.88 46.875 46.875], 'FaceColor',[0 0 0]);
rectangle('Position',[1218.75 -1218.75 46.875 46.875], 'FaceColor',[1 1 1]);
rectangle('Position',[1265.62 -1218.75 46.875 46.875], 'FaceColor',[1 1 1]);
rectangle('Position',[1312.5 -1171.88 46.875 46.875], 'FaceColor',[0 0 0]);
rectangle('Position',[1359.38 -1171.88 46.875 46.875], 'FaceColor',[0 0 0]);
rectangle('Position',[1312.5 -1218.75 46.875 46.875], 'FaceColor',[1 1 1]);
rectangle('Position',[1359.38 -1218.75 46.875 46.875], 'FaceColor',[1 1 1]);
rectangle('Position',[1406.25 -1171.88 46.875 46.875], 'FaceColor',[0 0 0]);
rectangle('Position',[1453.12 -1171.88 46.875 46.875], 'FaceColor',[0 0 0]);
rectangle('Position',[1406.25 -1218.75 46.875 46.875], 'FaceColor',[1 1 1]);
rectangle('Position',[1453.12 -1218.75 46.875 46.875], 'FaceColor',[0 0 0]);
rectangle('Position',[1406.25 -1265.62 46.875 46.875], 'FaceColor',[1 1 1]);
rectangle('Position',[1453.12 -1265.62 46.875 46.875], 'FaceColor',[0 0 0]);
rectangle('Position',[1406.25 -1312.5 46.875 46.875], 'FaceColor',[1 1 1]);
rectangle('Position',[1453.12 -1312.5 46.875 46.875], 'FaceColor',[0 0 0]);
rectangle('Position',[1125 -1453.12 46.875 46.875], 'FaceColor',[1 1 1]);
rectangle('Position',[1171.88 -1453.12 46.875 46.875], 'FaceColor',[1 1 1]);
rectangle('Position',[1125 -1500 46.875 46.875], 'FaceColor',[0 0 0]);
rectangle('Position',[1171.88 -1500 46.875 46.875], 'FaceColor',[0 0 0]);
rectangle('Position',[1218.75 -1453.12 46.875 46.875], 'FaceColor',[1 1 1]);
rectangle('Position',[1265.62 -1453.12 46.875 46.875], 'FaceColor',[1 1 1]);
rectangle('Position',[1218.75 -1500 46.875 46.875], 'FaceColor',[0 0 0]);
rectangle('Position',[1265.62 -1500 46.875 46.875], 'FaceColor',[0 0 0]);
rectangle('Position',[1406.25 -1359.38 46.875 46.875], 'FaceColor',[1 1 1]);
rectangle('Position',[1453.12 -1359.38 46.875 46.875], 'FaceColor',[0 0 0]);
rectangle('Position',[1406.25 -1406.25 46.875 46.875], 'FaceColor',[1 1 1]);
rectangle('Position',[1453.12 -1406.25 46.875 46.875], 'FaceColor',[0 0 0]);
rectangle('Position',[1312.5 -1453.12 46.875 46.875], 'FaceColor',[1 1 1]);
rectangle('Position',[1359.38 -1453.12 46.875 46.875], 'FaceColor',[1 1 1]);
rectangle('Position',[1312.5 -1500 46.875 46.875], 'FaceColor',[0 0 0]);
rectangle('Position',[1359.38 -1500 46.875 46.875], 'FaceColor',[0 0 0]);
rectangle('Position',[1406.25 -1453.12 46.875 46.875], 'FaceColor',[1 1 1]);
rectangle('Position',[1453.12 -1453.12 46.875 46.875], 'FaceColor',[0 0 0]);
rectangle('Position',[1406.25 -1500 46.875 46.875], 'FaceColor',[0 0 0]);
rectangle('Position',[1453.12 -1500 46.875 46.875], 'FaceColor',[0 0 0]);
rectangle('Position',[281.25 -70.3125 23.4375 23.4375], 'FaceColor',[1 1 1]);
rectangle('Position',[304.688 -70.3125 23.4375 23.4375], 'FaceColor',[0 0 0]);
rectangle('Position',[281.25 -93.75 23.4375 23.4375], 'FaceColor',[1 1 1]);
rectangle('Position',[304.688 -93.75 23.4375 23.4375], 'FaceColor',[0 0 0]);
rectangle('Position',[281.25 -117.188 23.4375 23.4375], 'FaceColor',[1 1 1]);
rectangle('Position',[304.688 -117.188 23.4375 23.4375], 'FaceColor',[0 0 0]);
rectangle('Position',[281.25 -140.625 23.4375 23.4375], 'FaceColor',[1 1 1]);
rectangle('Position',[304.688 -140.625 23.4375 23.4375], 'FaceColor',[0 0 0]);
rectangle('Position',[281.25 -164.062 23.4375 23.4375], 'FaceColor',[1 1 1]);
rectangle('Position',[304.688 -164.062 23.4375 23.4375], 'FaceColor',[0 0 0]);
rectangle('Position',[281.25 -187.5 23.4375 23.4375], 'FaceColor',[1 1 1]);
rectangle('Position',[304.688 -187.5 23.4375 23.4375], 'FaceColor',[0 0 0]);
rectangle('Position',[281.25 -210.938 23.4375 23.4375], 'FaceColor',[1 1 1]);
rectangle('Position',[304.688 -210.938 23.4375 23.4375], 'FaceColor',[0 0 0]);
rectangle('Position',[281.25 -234.375 23.4375 23.4375], 'FaceColor',[1 1 1]);
rectangle('Position',[304.688 -234.375 23.4375 23.4375], 'FaceColor',[0 0 0]);
rectangle('Position',[281.25 -257.812 23.4375 23.4375], 'FaceColor',[1 1 1]);
rectangle('Position',[304.688 -257.812 23.4375 23.4375], 'FaceColor',[0 0 0]);
rectangle('Position',[281.25 -281.25 23.4375 23.4375], 'FaceColor',[1 1 1]);
rectangle('Position',[304.688 -281.25 23.4375 23.4375], 'FaceColor',[0 0 0]);
rectangle('Position',[281.25 -304.688 23.4375 23.4375], 'FaceColor',[1 1 1]);
rectangle('Position',[304.688 -304.688 23.4375 23.4375], 'FaceColor',[0 0 0]);
rectangle('Position',[281.25 -328.125 23.4375 23.4375], 'FaceColor',[1 1 1]);
rectangle('Position',[304.688 -328.125 23.4375 23.4375], 'FaceColor',[0 0 0]);
rectangle('Position',[281.25 -351.562 23.4375 23.4375], 'FaceColor',[1 1 1]);
rectangle('Position',[304.688 -351.562 23.4375 23.4375], 'FaceColor',[0 0 0]);
rectangle('Position',[281.25 -375 23.4375 23.4375], 'FaceColor',[1 1 1]);
rectangle('Position',[304.688 -375 23.4375 23.4375], 'FaceColor',[0 0 0]);
rectangle('Position',[656.25 -70.3125 23.4375 23.4375], 'FaceColor',[0 0 0]);
rectangle('Position',[679.688 -70.3125 23.4375 23.4375], 'FaceColor',[1 1 1]);
rectangle('Position',[656.25 -93.75 23.4375 23.4375], 'FaceColor',[0 0 0]);
rectangle('Position',[679.688 -93.75 23.4375 23.4375], 'FaceColor',[1 1 1]);
rectangle('Position',[656.25 -117.188 23.4375 23.4375], 'FaceColor',[0 0 0]);
rectangle('Position',[679.688 -117.188 23.4375 23.4375], 'FaceColor',[1 1 1]);
rectangle('Position',[656.25 -140.625 23.4375 23.4375], 'FaceColor',[0 0 0]);
rectangle('Position',[679.688 -140.625 23.4375 23.4375], 'FaceColor',[1 1 1]);
rectangle('Position',[656.25 -164.062 23.4375 23.4375], 'FaceColor',[0 0 0]);
rectangle('Position',[679.688 -164.062 23.4375 23.4375], 'FaceColor',[1 1 1]);
rectangle('Position',[656.25 -187.5 23.4375 23.4375], 'FaceColor',[0 0 0]);
rectangle('Position',[679.688 -187.5 23.4375 23.4375], 'FaceColor',[1 1 1]);
rectangle('Position',[656.25 -210.938 23.4375 23.4375], 'FaceColor',[0 0 0]);
rectangle('Position',[679.688 -210.938 23.4375 23.4375], 'FaceColor',[1 1 1]);
rectangle('Position',[656.25 -234.375 23.4375 23.4375], 'FaceColor',[0 0 0]);
rectangle('Position',[679.688 -234.375 23.4375 23.4375], 'FaceColor',[1 1 1]);
rectangle('Position',[656.25 -257.812 23.4375 23.4375], 'FaceColor',[0 0 0]);
rectangle('Position',[679.688 -257.812 23.4375 23.4375], 'FaceColor',[1 1 1]);
rectangle('Position',[656.25 -281.25 23.4375 23.4375], 'FaceColor',[0 0 0]);
rectangle('Position',[679.688 -281.25 23.4375 23.4375], 'FaceColor',[1 1 1]);
rectangle('Position',[656.25 -304.688 23.4375 23.4375], 'FaceColor',[0 0 0]);
rectangle('Position',[679.688 -304.688 23.4375 23.4375], 'FaceColor',[1 1 1]);
rectangle('Position',[656.25 -328.125 23.4375 23.4375], 'FaceColor',[0 0 0]);
rectangle('Position',[679.688 -328.125 23.4375 23.4375], 'FaceColor',[1 1 1]);
rectangle('Position',[656.25 -351.562 23.4375 23.4375], 'FaceColor',[0 0 0]);
rectangle('Position',[679.688 -351.562 23.4375 23.4375], 'FaceColor',[1 1 1]);
rectangle('Position',[656.25 -375 23.4375 23.4375], 'FaceColor',[0 0 0]);
rectangle('Position',[679.688 -375 23.4375 23.4375], 'FaceColor',[1 1 1]);
rectangle('Position',[328.125 -679.688 23.4375 23.4375], 'FaceColor',[1 1 1]);
rectangle('Position',[351.562 -679.688 23.4375 23.4375], 'FaceColor',[1 1 1]);
rectangle('Position',[328.125 -703.125 23.4375 23.4375], 'FaceColor',[0 0 0]);
rectangle('Position',[351.562 -703.125 23.4375 23.4375], 'FaceColor',[0 0 0]);
rectangle('Position',[375 -679.688 23.4375 23.4375], 'FaceColor',[1 1 1]);
rectangle('Position',[398.438 -679.688 23.4375 23.4375], 'FaceColor',[1 1 1]);
rectangle('Position',[375 -703.125 23.4375 23.4375], 'FaceColor',[0 0 0]);
rectangle('Position',[398.438 -703.125 23.4375 23.4375], 'FaceColor',[0 0 0]);
rectangle('Position',[796.875 -1054.69 23.4375 23.4375], 'FaceColor',[1 1 1]);
rectangle('Position',[820.312 -1054.69 23.4375 23.4375], 'FaceColor',[0 0 0]);
rectangle('Position',[796.875 -1078.12 23.4375 23.4375], 'FaceColor',[1 1 1]);
rectangle('Position',[820.312 -1078.12 23.4375 23.4375], 'FaceColor',[0 0 0]);
rectangle('Position',[796.875 -1101.56 23.4375 23.4375], 'FaceColor',[1 1 1]);
rectangle('Position',[820.312 -1101.56 23.4375 23.4375], 'FaceColor',[0 0 0]);
rectangle('Position',[796.875 -1125 23.4375 23.4375], 'FaceColor',[1 1 1]);
rectangle('Position',[820.312 -1125 23.4375 23.4375], 'FaceColor',[0 0 0]);
rectangle('Position',[1125 -1054.69 23.4375 23.4375], 'FaceColor',[1 1 1]);
rectangle('Position',[1148.44 -1054.69 23.4375 23.4375], 'FaceColor',[1 1 1]);
rectangle('Position',[1125 -1078.12 23.4375 23.4375], 'FaceColor',[0 0 0]);
rectangle('Position',[1148.44 -1078.12 23.4375 23.4375], 'FaceColor',[0 0 0]);
rectangle('Position',[1171.88 -1054.69 23.4375 23.4375], 'FaceColor',[1 1 1]);
rectangle('Position',[1195.31 -1054.69 23.4375 23.4375], 'FaceColor',[1 1 1]);
rectangle('Position',[1171.88 -1078.12 23.4375 23.4375], 'FaceColor',[0 0 0]);
rectangle('Position',[1195.31 -1078.12 23.4375 23.4375], 'FaceColor',[0 0 0]);
rectangle('Position',[1218.75 -1054.69 23.4375 23.4375], 'FaceColor',[1 1 1]);
rectangle('Position',[1242.19 -1054.69 23.4375 23.4375], 'FaceColor',[1 1 1]);
rectangle('Position',[1218.75 -1078.12 23.4375 23.4375], 'FaceColor',[0 0 0]);
rectangle('Position',[1242.19 -1078.12 23.4375 23.4375], 'FaceColor',[0 0 0]);
rectangle('Position',[1265.62 -1054.69 23.4375 23.4375], 'FaceColor',[1 1 1]);
rectangle('Position',[1289.06 -1054.69 23.4375 23.4375], 'FaceColor',[1 1 1]);
rectangle('Position',[1265.62 -1078.12 23.4375 23.4375], 'FaceColor',[0 0 0]);
rectangle('Position',[1289.06 -1078.12 23.4375 23.4375], 'FaceColor',[0 0 0]);
rectangle('Position',[1312.5 -1054.69 23.4375 23.4375], 'FaceColor',[1 1 1]);
rectangle('Position',[1335.94 -1054.69 23.4375 23.4375], 'FaceColor',[1 1 1]);
rectangle('Position',[1312.5 -1078.12 23.4375 23.4375], 'FaceColor',[0 0 0]);
rectangle('Position',[1335.94 -1078.12 23.4375 23.4375], 'FaceColor',[0 0 0]);
rectangle('Position',[1359.38 -1054.69 23.4375 23.4375], 'FaceColor',[1 1 1]);
rectangle('Position',[1382.81 -1054.69 23.4375 23.4375], 'FaceColor',[1 1 1]);
rectangle('Position',[1359.38 -1078.12 23.4375 23.4375], 'FaceColor',[0 0 0]);
rectangle('Position',[1382.81 -1078.12 23.4375 23.4375], 'FaceColor',[0 0 0]);
rectangle('Position',[1406.25 -1054.69 23.4375 23.4375], 'FaceColor',[1 1 1]);
rectangle('Position',[1429.69 -1054.69 23.4375 23.4375], 'FaceColor',[1 1 1]);
rectangle('Position',[1406.25 -1078.12 23.4375 23.4375], 'FaceColor',[0 0 0]);
rectangle('Position',[1429.69 -1078.12 23.4375 23.4375], 'FaceColor',[0 0 0]);
rectangle('Position',[796.875 -1148.44 23.4375 23.4375], 'FaceColor',[1 1 1]);
rectangle('Position',[820.312 -1148.44 23.4375 23.4375], 'FaceColor',[0 0 0]);
rectangle('Position',[796.875 -1171.88 23.4375 23.4375], 'FaceColor',[1 1 1]);
rectangle('Position',[820.312 -1171.88 23.4375 23.4375], 'FaceColor',[0 0 0]);
rectangle('Position',[796.875 -1195.31 23.4375 23.4375], 'FaceColor',[1 1 1]);
rectangle('Position',[820.312 -1195.31 23.4375 23.4375], 'FaceColor',[0 0 0]);
rectangle('Position',[796.875 -1218.75 23.4375 23.4375], 'FaceColor',[1 1 1]);
rectangle('Position',[820.312 -1218.75 23.4375 23.4375], 'FaceColor',[0 0 0]);
rectangle('Position',[796.875 -1242.19 23.4375 23.4375], 'FaceColor',[1 1 1]);
rectangle('Position',[820.312 -1242.19 23.4375 23.4375], 'FaceColor',[0 0 0]);
rectangle('Position',[796.875 -1265.62 23.4375 23.4375], 'FaceColor',[1 1 1]);
rectangle('Position',[820.312 -1265.62 23.4375 23.4375], 'FaceColor',[0 0 0]);
rectangle('Position',[796.875 -1289.06 23.4375 23.4375], 'FaceColor',[1 1 1]);
rectangle('Position',[820.312 -1289.06 23.4375 23.4375], 'FaceColor',[0 0 0]);
rectangle('Position',[796.875 -1312.5 23.4375 23.4375], 'FaceColor',[1 1 1]);
rectangle('Position',[820.312 -1312.5 23.4375 23.4375], 'FaceColor',[0 0 0]);
rectangle('Position',[796.875 -1335.94 23.4375 23.4375], 'FaceColor',[1 1 1]);
rectangle('Position',[820.312 -1335.94 23.4375 23.4375], 'FaceColor',[0 0 0]);
rectangle('Position',[796.875 -1359.38 23.4375 23.4375], 'FaceColor',[1 1 1]);
rectangle('Position',[820.312 -1359.38 23.4375 23.4375], 'FaceColor',[0 0 0]);
rectangle('Position',[796.875 -1382.81 23.4375 23.4375], 'FaceColor',[1 1 1]);
rectangle('Position',[820.312 -1382.81 23.4375 23.4375], 'FaceColor',[0 0 0]);
rectangle('Position',[796.875 -1406.25 23.4375 23.4375], 'FaceColor',[1 1 1]);
rectangle('Position',[820.312 -1406.25 23.4375 23.4375], 'FaceColor',[0 0 0]);
rectangle('Position',[796.875 -1429.69 23.4375 23.4375], 'FaceColor',[1 1 1]);
rectangle('Position',[820.312 -1429.69 23.4375 23.4375], 'FaceColor',[0 0 0]);
rectangle('Position',[796.875 -1453.12 23.4375 23.4375], 'FaceColor',[1 1 1]);
rectangle('Position',[820.312 -1453.12 23.4375 23.4375], 'FaceColor',[0 0 0]);
X=[1400,1312.5,1218.75,1171.88,1125,1125,937.5,843.75,750,656.25,562.5,468.75,421.875,398.438,375,351.562,328.125,281.25,187.5,93.75,93.75,93.75,93.75,93.75,93.75,93.75,93.75,93.75,93.75,93.75,100,100];
Y=[-1400,-1312.5,-1218.75,-1209.38,-1171.88,-1125,-937.5,-937.5,-918.75,-843.75,-750,-703.125,-679.688,-679.688,-679.688,-679.688,-679.688,-703.125,-750,-843.75,-890.625,-937.5,-984.375,-1031.25,-1078.12,-1125,-1171.88,-1218.75,-1265.62,-1312.5,-1400,-1400];
hold on;
plot(X,Y,'r');
plot(X,Y,'bo');
legend('2215.45','Location','southoutside');
